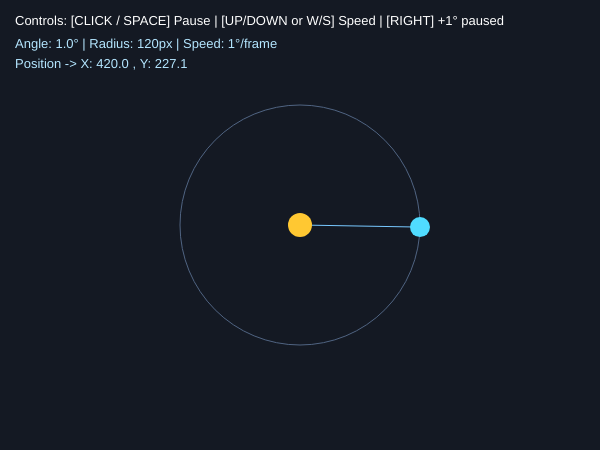
Frame 1 (no input)
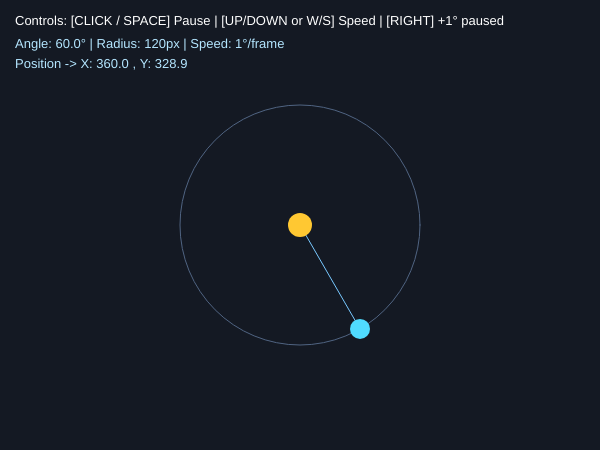
Frame 60 (no input)
Frame 120 (the mouse pressed at the canvas centre since frame 60): identical to frame 60, image omitted

The p5.js sketch that drew these frames (run headless with seeded random() and noise() and a simulated clock; from frame 60 on, the mouse is pressed at the canvas centre):

// p5.js sketch
// ── sketch.js
let centerX;
let centerY;
let orbitRadius = 120;
let angle = 0;
let angularSpeed = 1;
let isPaused = false;

function setup() {
  createCanvas(600, 450);
  angleMode(DEGREES);
  centerX = width / 2;
  centerY = height / 2;
}

function draw() {
  background(20, 25, 35);

  if (!isPaused) {
    angle = (angle + angularSpeed) % 360;
  }

  let objectX = centerX + orbitRadius * cos(angle);
  let objectY = centerY + orbitRadius * sin(angle);

  noFill();
  stroke(80, 100, 130);
  ellipse(centerX, centerY, orbitRadius * 2, orbitRadius * 2);
  stroke(120, 200, 255);
  line(centerX, centerY, objectX, objectY);

  noStroke();
  fill(255, 200, 50);
  ellipse(centerX, centerY, 24, 24);
  fill(80, 220, 255);
  ellipse(objectX, objectY, 20, 20);

  // Display controls and live math values on the canvas
  fill(255);
  textSize(13);
  textAlign(LEFT, TOP);
  text("Controls: [CLICK / SPACE] Pause | [UP/DOWN or W/S] Speed | [RIGHT] +1° paused", 15, 15);

  fill(180, 230, 255);
  text("Angle: " + angle.toFixed(1) + "° | Radius: " + orbitRadius + "px | Speed: " + angularSpeed + "°/frame", 15, 38);
  text("Position -> X: " + objectX.toFixed(1) + " , Y: " + objectY.toFixed(1), 15, 58);
}

function keyPressed() {
  if (key === ' ') {
    isPaused = !isPaused;
  } else if (keyCode === UP_ARROW || key === 'w' || key === 'W') {
    angularSpeed += 1;
  } else if (keyCode === DOWN_ARROW || key === 's' || key === 'S') {
    angularSpeed = max(1, angularSpeed - 1);
  } else if (keyCode === RIGHT_ARROW && isPaused) {
    angle = (angle + 1) % 360;
  }
}

function mousePressed() {
  if (mouseX >= 0 && mouseX <= width && mouseY >= 0 && mouseY <= height) {
    isPaused = !isPaused;
  }
}
